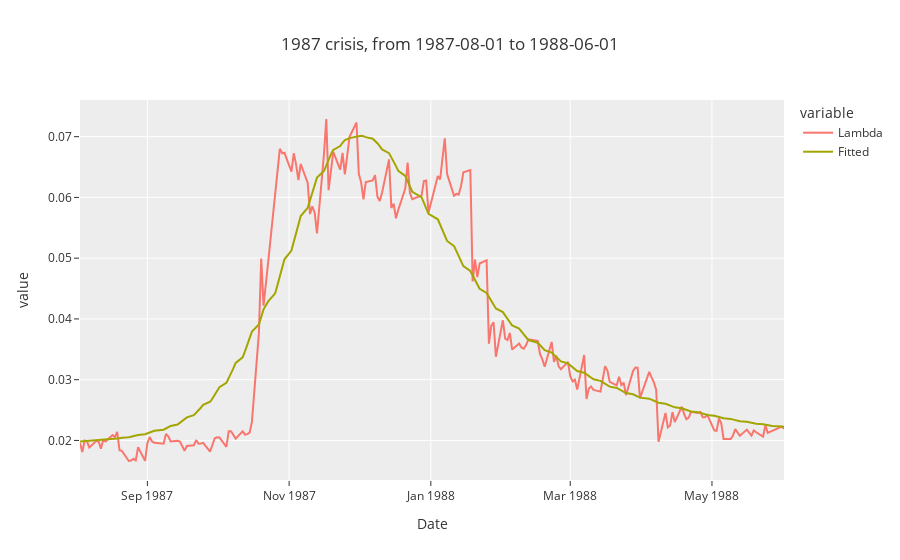

Notebook code for this chart:
### Code cell
y0 = df1987.Lambda.iloc[0]
y = df1987.Lambda - y0
x = np.arange(len(y))+1
(K, r_max, r_min, t_peak, k), cov = opt.curve_fit(hubbert_curve_asy, x[1:], y[1:], p0 = (0.1, 0.1, 0, 100, 1),
                                 bounds = ([0, 0, -0.1, 0, 0], [100, 100, 10, len(x), 100]))

df1987['Fitted'] = pd.Series(hubbert_curve_asy(t = x, K = K, r_max = r_max, r_min = r_min, t_peak = t_peak, k = k)+y0, index = df1987.index)


df1987_long = pd.melt(df1987, id_vars=['Date'], value_vars=['Lambda', 'Fitted'])
fig = px.line(data_frame = df1987_long,
              x = 'Date', y = "value", color = "variable",
              template = "ggplot2",
              title = "1987 crisis, from 1987-08-01 to 1988-06-01", labels = {"Lambda":"FRM Lambda"})
fig.show()


plt.figure(figsize=(16,9))
plt.title("1987 crisis, from 1987-08-01 to 1988-06-01")
plt.plot(x,y, label = 'FRM Lambda')
plt.plot(hubbert_curve_asy(t = x, K = K, r_max = r_max, r_min = r_min, t_peak = t_peak, k = k), label = 'Fitted Asymetrical Hubbert Curve')
plt.legend()

### Figure 1 — Plotly figure (JSON) as saved in the notebook; plotly's stock layout.template omitted (floating-point values rounded to 4 significant figures; data arrays with more than 128 entries replaced by an {"elided": "..."} marker saying what was removed)
{"data": [{"hoverlabel": {"namelength": 0}, "hovertemplate": "variable=Lambda<br>Date=%{x}<br>value=%{y}", "legendgroup": "Lambda", "line": {"color": "#F8766D", "dash": "solid"}, "mode": "lines", "name": "Lambda", "showlegend": true, "type": "scatter", "x": {"elided": "210 str values"}, "xaxis": "x", "y": {"elided": "210 float values"}, "yaxis": "y"}, {"hoverlabel": {"namelength": 0}, "hovertemplate": "variable=Fitted<br>Date=%{x}<br>value=%{y}", "legendgroup": "Fitted", "line": {"color": "#A3A500", "dash": "solid"}, "mode": "lines", "name": "Fitted", "showlegend": true, "type": "scatter", "x": {"elided": "210 str values"}, "xaxis": "x", "y": {"elided": "210 float values"}, "yaxis": "y"}], "layout": {"legend": {"title": {"text": "variable"}, "tracegroupgap": 0}, "title": {"text": "1987 crisis, from 1987-08-01 to 1988-06-01"}, "xaxis": {"anchor": "y", "domain": [0, 1], "title": {"text": "Date"}}, "yaxis": {"anchor": "x", "domain": [0, 1], "title": {"text": "value"}}}}
